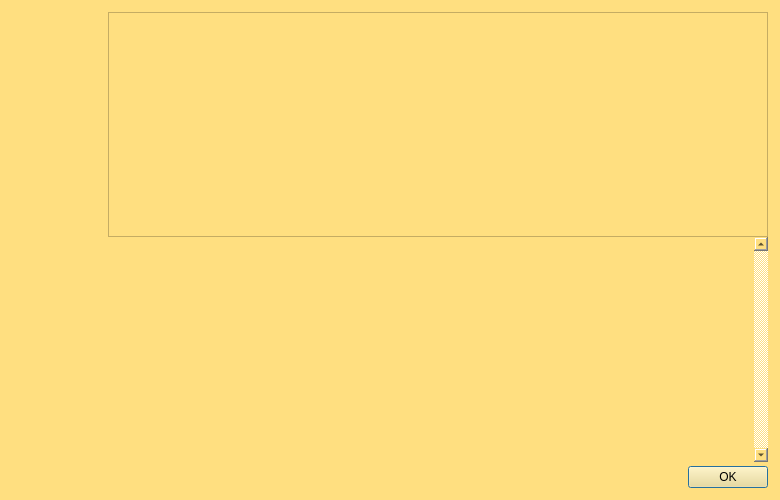
<?xml version="1.0" encoding="UTF-8"?>
<ui version="4.0">
 <class>HelpMessageDialog</class>
 <widget class="QDialog" name="HelpMessageDialog">
  <property name="geometry">
   <rect>
    <x>0</x>
    <y>0</y>
    <width>780</width>
    <height>500</height>
   </rect>
  </property>
  <property name="maximumSize">
   <size>
    <width>16777215</width>
    <height>500</height>
   </size>
  </property>
  <property name="styleSheet">
   <string notr="true">background-color: rgb(255, 223, 128);</string>
  </property>
  <layout class="QHBoxLayout" name="horizontalLayout_2">
   <property name="spacing">
    <number>0</number>
   </property>
   <property name="leftMargin">
    <number>12</number>
   </property>
   <property name="topMargin">
    <number>12</number>
   </property>
   <property name="rightMargin">
    <number>12</number>
   </property>
   <property name="bottomMargin">
    <number>12</number>
   </property>
   <item>
    <layout class="QVBoxLayout" name="verticalLayoutLogo" stretch="0">
     <property name="leftMargin">
      <number>0</number>
     </property>
     <property name="topMargin">
      <number>0</number>
     </property>
     <property name="rightMargin">
      <number>0</number>
     </property>
     <item>
      <widget class="QLabel" name="aboutLogo">
       <property name="sizePolicy">
        <sizepolicy hsizetype="Preferred" vsizetype="Ignored">
         <horstretch>0</horstretch>
         <verstretch>0</verstretch>
        </sizepolicy>
       </property>
       <property name="minimumSize">
        <size>
         <width>96</width>
         <height>464</height>
        </size>
       </property>
       <property name="maximumSize">
        <size>
         <width>96</width>
         <height>564</height>
        </size>
       </property>
       <property name="baseSize">
        <size>
         <width>96</width>
         <height>564</height>
        </size>
       </property>
       <property name="autoFillBackground">
        <bool>false</bool>
       </property>
       <property name="pixmap">
        <pixmap resource="../aurumcoinhunter.qrc">:/images/drkblue/about</pixmap>
       </property>
       <property name="scaledContents">
        <bool>false</bool>
       </property>
       <property name="alignment">
        <set>Qt::AlignLeading|Qt::AlignLeft|Qt::AlignTop</set>
       </property>
      </widget>
     </item>
    </layout>
   </item>
   <item>
    <layout class="QVBoxLayout" name="verticalLayout">
     <item>
      <widget class="QTextEdit" name="helpMessage">
       <property name="readOnly">
        <bool>true</bool>
       </property>
      </widget>
     </item>
     <item>
      <widget class="QScrollArea" name="scrollArea">
       <property name="frameShape">
        <enum>QFrame::NoFrame</enum>
       </property>
       <property name="verticalScrollBarPolicy">
        <enum>Qt::ScrollBarAlwaysOn</enum>
       </property>
       <property name="widgetResizable">
        <bool>true</bool>
       </property>
       <widget class="QWidget" name="scrollAreaWidgetContents">
        <property name="geometry">
         <rect>
          <x>0</x>
          <y>0</y>
          <width>639</width>
          <height>210</height>
         </rect>
        </property>
        <layout class="QVBoxLayout" name="verticalLayout_2">
         <item>
          <widget class="QLabel" name="aboutMessage">
           <property name="cursor">
            <cursorShape>IBeamCursor</cursorShape>
           </property>
           <property name="textFormat">
            <enum>Qt::PlainText</enum>
           </property>
           <property name="alignment">
            <set>Qt::AlignLeading|Qt::AlignLeft|Qt::AlignTop</set>
           </property>
           <property name="openExternalLinks">
            <bool>true</bool>
           </property>
           <property name="textInteractionFlags">
            <set>Qt::LinksAccessibleByMouse|Qt::TextSelectableByKeyboard|Qt::TextSelectableByMouse</set>
           </property>
          </widget>
         </item>
        </layout>
       </widget>
      </widget>
     </item>
     <item>
      <spacer name="verticalSpacer">
       <property name="orientation">
        <enum>Qt::Vertical</enum>
       </property>
       <property name="sizeType">
        <enum>QSizePolicy::Fixed</enum>
       </property>
       <property name="sizeHint" stdset="0">
        <size>
         <width>4</width>
         <height>4</height>
        </size>
       </property>
      </spacer>
     </item>
     <item>
      <widget class="QDialogButtonBox" name="okButton">
       <property name="orientation">
        <enum>Qt::Horizontal</enum>
       </property>
       <property name="standardButtons">
        <set>QDialogButtonBox::Ok</set>
       </property>
      </widget>
     </item>
    </layout>
   </item>
  </layout>
 </widget>
 <resources>
  <include location="../aurumcoinhunter.qrc"/>
 </resources>
 <connections>
  <connection>
   <sender>okButton</sender>
   <signal>accepted()</signal>
   <receiver>HelpMessageDialog</receiver>
   <slot>accept()</slot>
   <hints>
    <hint type="sourcelabel">
     <x>20</x>
     <y>20</y>
    </hint>
    <hint type="destinationlabel">
     <x>20</x>
     <y>20</y>
    </hint>
   </hints>
  </connection>
  <connection>
   <sender>okButton</sender>
   <signal>rejected()</signal>
   <receiver>HelpMessageDialog</receiver>
   <slot>reject()</slot>
   <hints>
    <hint type="sourcelabel">
     <x>20</x>
     <y>20</y>
    </hint>
    <hint type="destinationlabel">
     <x>20</x>
     <y>20</y>
    </hint>
   </hints>
  </connection>
 </connections>
</ui>
